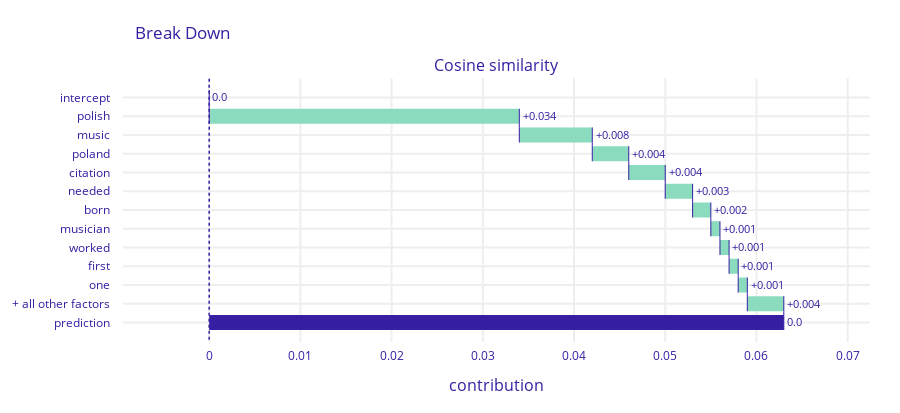

Write notebook code for a chart like this one.
### Code cell
ranker.explain_similarity("https://en.wikipedia.org/wiki/Krzysztof_Komeda","https://en.wikipedia.org/wiki/Jacek_Kochan")

### Figure 1 — Plotly figure (JSON) as saved in the notebook; plotly's stock layout.template omitted (floating-point values rounded to 4 significant figures)
{"data": [{"base": 0, "connector": {"line": {"color": "#371ea3", "dash": "solid", "width": 1}, "mode": "spanning"}, "decreasing": {"marker": {"color": "#f05a71"}}, "hoverinfo": "text+delta", "hoverlabel": {"bgcolor": "rgba(0,0,0,0.8)"}, "hovertext": ["Average response: 0.0<br>Prediction: 0.0", "polish<br>increases average response by", "music<br>increases average response by", "poland<br>increases average response by", "citation<br>increases average response by", "needed<br>increases average response by", "born<br>increases average response by", "musician<br>increases average response by", "worked<br>increases average response by", "first<br>increases average response by", "one<br>increases average response by", "+ all other factors<br>increases average response by", "Average response: 0.0<br>Prediction: 0.0"], "increasing": {"marker": {"color": "#8bdcbe"}}, "measure": ["relative", "relative", "relative", "relative", "relative", "relative", "relative", "relative", "relative", "relative", "relative", "relative", "total"], "orientation": "h", "showlegend": false, "text": ["0.0", "+0.034", "+0.008", "+0.004", "+0.004", "+0.003", "+0.002", "+0.001", "+0.001", "+0.001", "+0.001", "+0.004", "0.0"], "textposition": "outside", "totals": {"marker": {"color": "#371ea3"}}, "type": "waterfall", "x": [0, 0.034, 0.008, 0.004, 0.004, 0.003, 0.002, 0.001, 0.001, 0.001, 0.001, 0.004, 0.063], "xaxis": "x", "y": ["intercept", "polish", "music", "poland", "citation", "needed", "born", "musician", "worked", "first", "one", "+ all other factors", "prediction"], "yaxis": "y"}], "layout": {"annotations": [{"font": {"size": 16}, "showarrow": false, "text": "Cosine similarity", "x": 0.5, "xanchor": "center", "xref": "paper", "y": 1, "yanchor": "bottom", "yref": "paper"}, {"font": {"size": 16}, "showarrow": false, "text": "contribution", "x": 0.5, "xanchor": "center", "xref": "paper", "y": 0, "yanchor": "top", "yref": "paper", "yshift": -30}], "font": {"color": "#371ea3"}, "height": 413, "margin": {"b": 71, "r": 30, "t": 78}, "shapes": [{"line": {"color": "#371ea3", "dash": "dot", "width": 1.5}, "type": "line", "x0": 0, "x1": 0, "xref": "x", "y0": -1, "y1": 13, "yref": "y"}], "title": {"text": "Break Down", "x": 0.15}, "xaxis": {"anchor": "y", "automargin": true, "domain": [0, 1], "fixedrange": true, "gridwidth": 2, "range": [-0.00945, 0.07245], "tickcolor": "white", "ticklen": 3, "ticks": "outside", "type": "linear", "zeroline": false}, "yaxis": {"anchor": "x", "automargin": true, "autorange": "reversed", "domain": [0, 1], "fixedrange": true, "gridwidth": 2, "tickcolor": "white", "ticklen": 10, "ticks": "outside", "type": "category"}}}
